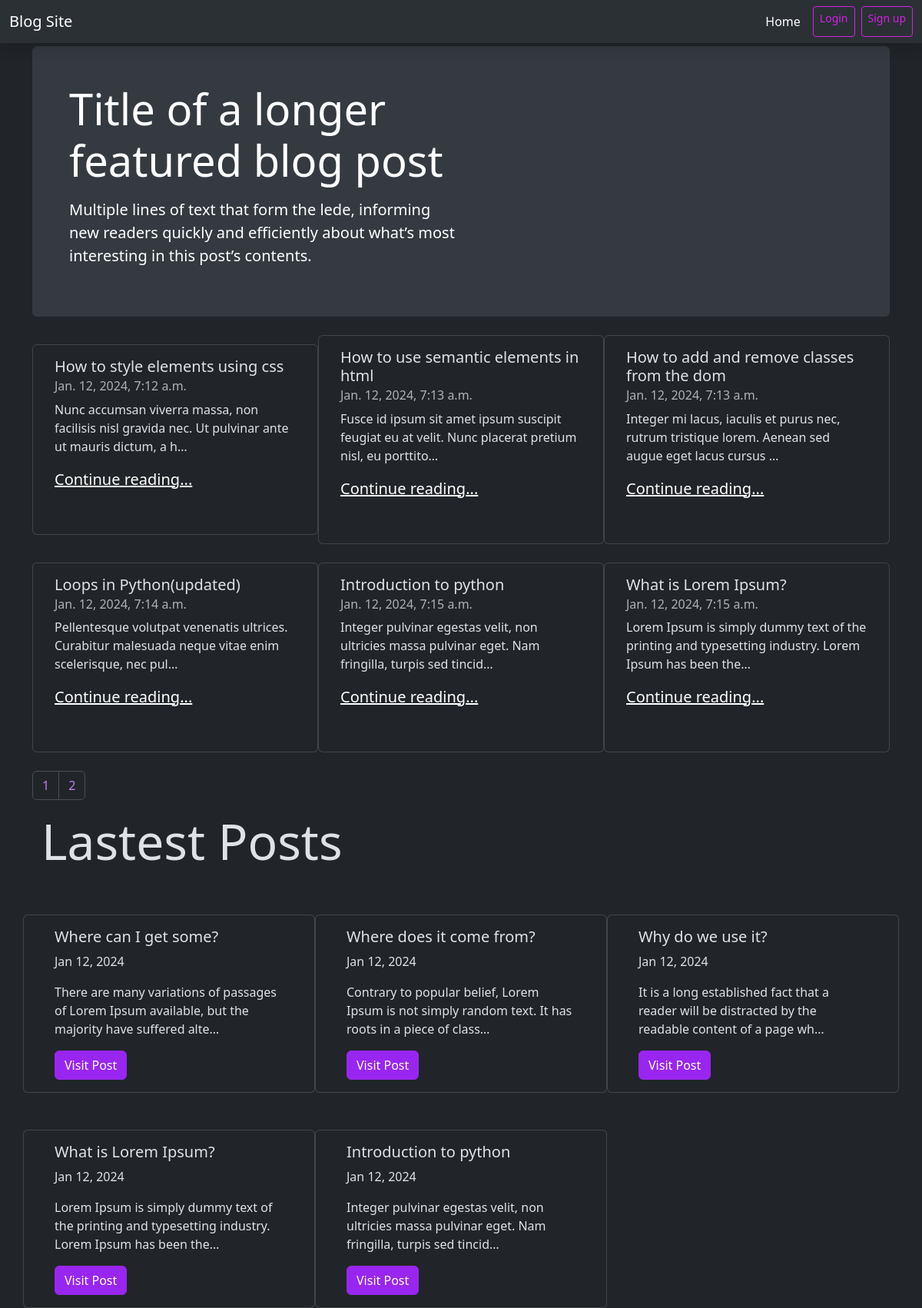
The app's page /, older data.
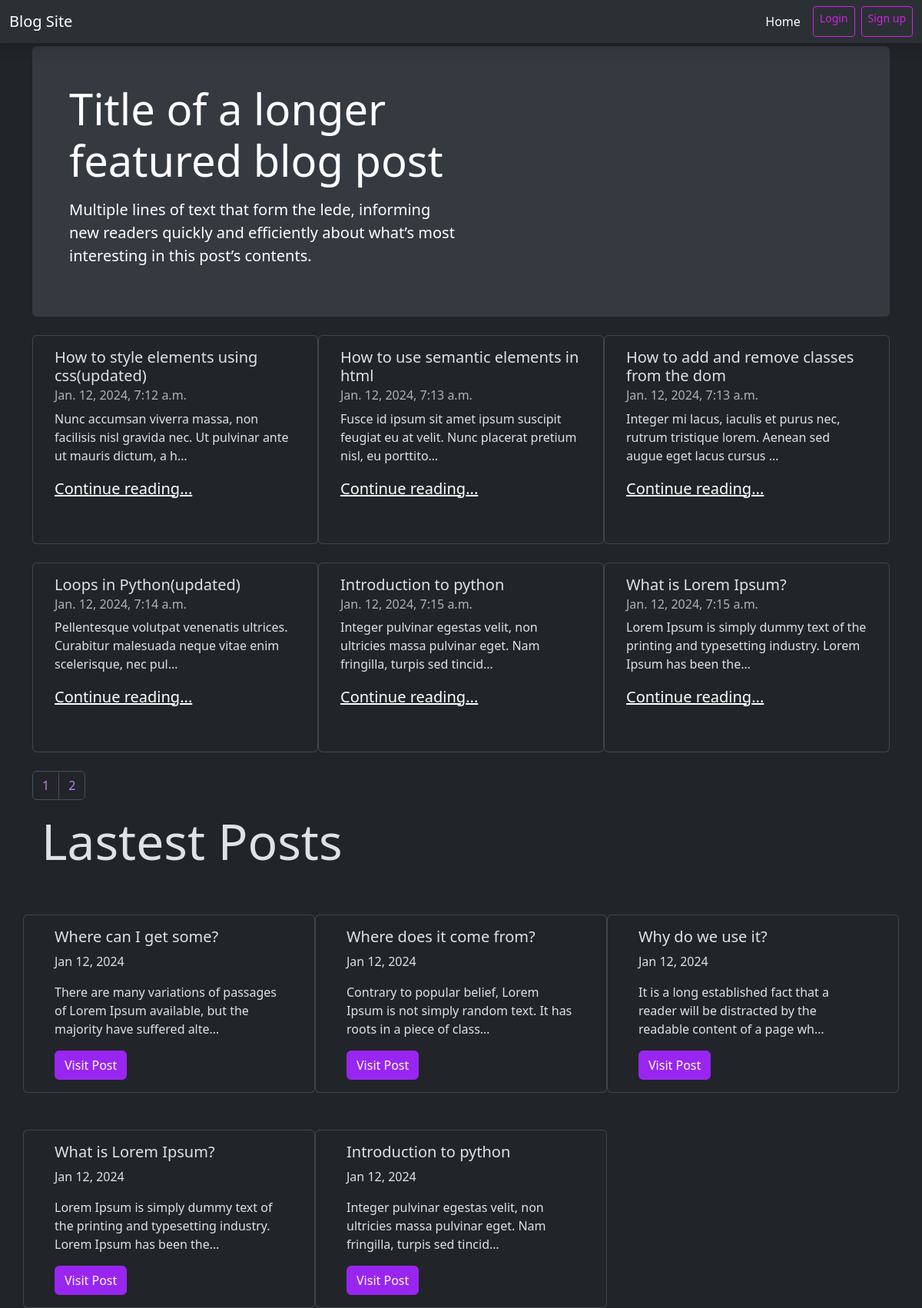
The same page, newer data.
### blog/models.py (models this page shows, shortened)
class Post(models.Model):
    title = models.CharField(max_length =255)
    body = models.TextField()
    slug = models.SlugField(max_length = 255, blank=True, default='')
    date = models.DateTimeField(auto_now_add = True, null=True)
    updated = models.DateTimeField(auto_now=True, null=True)
    author = models.ForeignKey(User, null=True, blank=True, on_delete = models.CASCADE)
    image = models.ImageField(default='',blank=True, upload_to='images')
    image_thumbnail = ImageSpecField(source='image', processors=[ResizeToFill(1200,300)], format = 'JPEG', options={'quality': 60})
    tags = TaggableManager()
    """
    By overriding the save method, we can execute custom logic before
    the object is stored in the database.
    """
    def save(self, *args, **kwargs):
        self.slug = slugify(self.title)
        super().save(*args, **kwargs)
    def get_absolute_url(self):
        return reverse('blog:detail', args=[str(self.slug)])

### blog/views.py (the view)
# urls.py: 2. Add a URL to urlpatterns:  path('', views.home, name='home')
def home(request, tag=None):
    tag_obj = None
    if not tag:
        posts = Post.objects.all()
    else:
        tag_obj = get_object_or_404(Tag, slug=tag)
        posts = Post.objects.filter(tags__in=[tag_obj])
    paginator = Paginator(posts, 6)
    page = request.GET.get('page')
    posts = paginator.get_page(page)
    content = {
        'posts':posts,
        'section':'home',
        'tag':tag_obj
    }
    return render(request, 'home.html',content)

### blog/context_processors.py (called while the page is built)
def latest_posts(request):
    posts = Post.objects.filter().order_by('-date')[:5]
    return {'latest_posts':posts}

### templates/home.html (shortened to what this page needs)
{% extends './base.html'%}
{% block content %}
<div class="p-4 p-md-5 mb-4 rounded text-body-emphasis bg-body-secondary">
  <div class="col-lg-6 px-0">
    <h1 class="display-4 fst-normal">Title of a longer featured blog post</h1>
    <p class="lead my-3">
      Multiple lines of text that form the lede, informing new readers quickly
      and efficiently about what’s most interesting in this post’s contents.
    </p>
  </div>
</div>
<div class="container">
  <div
    class="row row-cols-1 row-cols-sm-2 row-cols-md-3 g-4 align-items-center"
  >
    {% for post in posts %}
    <div class="card col-md-4">
      <div class="card-body">
        <h5 class="card-title">{{post.title}}</h5>
        <h6 class="card-subtitle mb-2 text-body-secondary">{{post.date}}</h6>
        <p class="card-text">{{post.body|truncatechars:100}}</p>
        <p class="lead mb-3">
          <a
            href="{% url 'blog:detail' post.slug %}"
            class="text-body-emphasis fw-light"
            >Continue reading...</a
          >
        </p>
      </div>
    </div>
    {% endfor %}
  </div>
</div>
{% include 'blog/_pagination.html' with items=posts %}
{% endblock %}

Row changes from the older to the newer data that the page shows:
changed Post: title "How to style elements using css" → "How to style elements using css(updated)"
